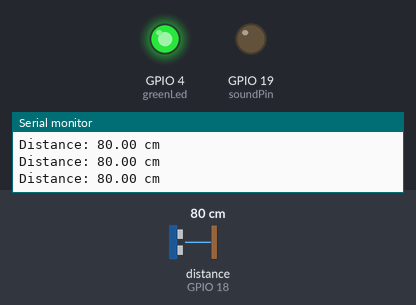
This program was run on a simulated ESP32. On the bench: output pins drawn as LEDs (lit = HIGH), the last lines printed to the serial monitor. Dashed ring = blinking. The test bench sets the inputs (shaded band); at power-on: distance to the obstacle (sensor on GPIO 18) 80 cm. The echo pulse lasts 58.3 µs per cm.

Above: at 1.2 s.
1.3 s: distance to the obstacle (sensor on GPIO 18) set to 53 cm
2.8 s: distance to the obstacle (sensor on GPIO 18) set to 44 cm
At 3.39 s:
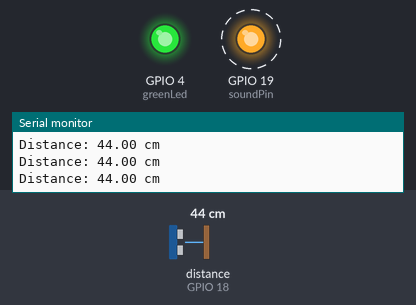
5.8 s: distance to the obstacle (sensor on GPIO 18) set to 17 cm
8.8 s: distance to the obstacle (sensor on GPIO 18) set to 13 cm
At 9.4 s:
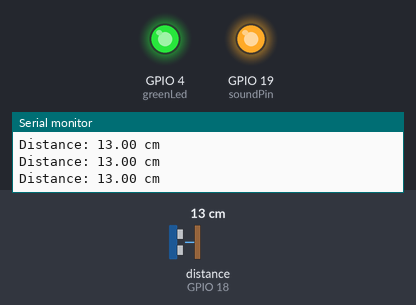
10.3 s: distance to the obstacle (sensor on GPIO 18) set to 60 cm
At 10.9 s:
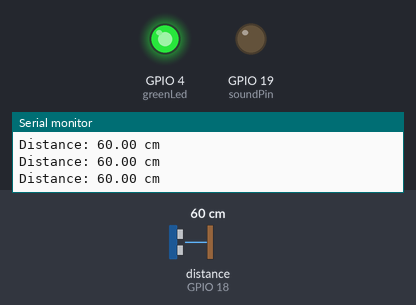
Timing chart, 0 to 12.8 s (numbered marks = the images above; inputs shaded):
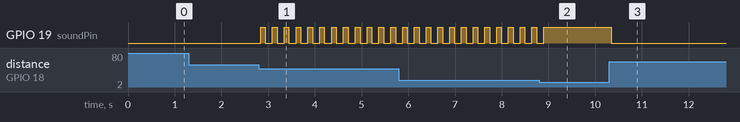

Measured:
- the behaviour switches between 50 and 49 cm on distance to the obstacle (sensor on GPIO 18) (found by bisection; images 0 and 1)
- the behaviour switches between 15 and 14 cm on distance to the obstacle (sensor on GPIO 18) (found by bisection; images 1 and 2)
- after the input at 2.8 s, GPIO 19 (soundPin): alternates HIGH for 0.10 s and LOW for 0.15 s, starting at once
- after the input at 8.8 s, GPIO 19 (soundPin): goes on until 8.9 s, then stays HIGH
- after the input at 10.3 s, GPIO 19 (soundPin): HIGH → LOW at once

The program:

main.cpp
```cpp
#include <Arduino.h>
#include <HCSR04.h>

const int greenLed = 4;
const byte echoPin = 18;
const byte triggerPin = 5;
const int soundPin = 19;

UltraSonicDistanceSensor distanceSensor(triggerPin, echoPin);

void setup() {
  Serial.begin(115200); // Start the communication at high speed
  pinMode(greenLed, OUTPUT);
  pinMode(soundPin, OUTPUT);
  digitalWrite(greenLed, HIGH);
  Serial.println("System Online...");
}

void loop() {
  // Get distance as a float for better precision
  float distance = distanceSensor.measureDistanceCm();


  Serial.print("Distance: ");
  Serial.print(distance);
  Serial.println(" cm");

  if (distance > 0 && distance < 200) {
    if (distance < 15) {
      // Danger level high: Constant Tone
      digitalWrite(soundPin, HIGH);
    }
    else if (distance < 50) {
      // Danger level medium: Pulsing Tone
      digitalWrite(soundPin, HIGH);
      delay(100);
      digitalWrite(soundPin, LOW);
      delay(100);
    }
    else {
      // Safe distance: Turn off buzzer
      digitalWrite(soundPin, LOW);
    }
  }
  else {
    // Out of range or error: Turn off buzzer
    digitalWrite(soundPin, LOW);
  }

  delay(50); // Small delay to keep the simulation smooth
}
```
